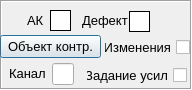
       <widget class="QFrame" name="frame_common">
        <property name="minimumSize">
         <size>
          <width>192</width>
          <height>90</height>
         </size>
        </property>
        <property name="maximumSize">
         <size>
          <width>192</width>
          <height>90</height>
         </size>
        </property>
        <property name="frameShape">
         <enum>QFrame::Box</enum>
        </property>
        <property name="frameShadow">
         <enum>QFrame::Sunken</enum>
        </property>
        <widget class="PushButtonSel" name="button_object_par">
         <property name="geometry">
          <rect>
           <x>0</x>
           <y>35</y>
           <width>101</width>
           <height>23</height>
          </rect>
         </property>
         <property name="font">
          <font>
           <pointsize>10</pointsize>
          </font>
         </property>
         <property name="text">
          <string>Объект контр.</string>
         </property>
         <property name="autoDefault">
          <bool>true</bool>
         </property>
         <property name="default">
          <bool>true</bool>
         </property>
        </widget>
        <widget class="QLabel" name="label_a_des">
         <property name="geometry">
          <rect>
           <x>27</x>
           <y>10</y>
           <width>21</width>
           <height>21</height>
          </rect>
         </property>
         <property name="font">
          <font>
           <pointsize>10</pointsize>
          </font>
         </property>
         <property name="text">
          <string>АК</string>
         </property>
        </widget>
        <widget class="CheckBoxSel" name="checkBox_chan_us_set">
         <property name="geometry">
          <rect>
           <x>86</x>
           <y>65</y>
           <width>101</width>
           <height>20</height>
          </rect>
         </property>
         <property name="font">
          <font>
           <pointsize>10</pointsize>
          </font>
         </property>
         <property name="layoutDirection">
          <enum>Qt::RightToLeft</enum>
         </property>
         <property name="text">
          <string>Задание усил</string>
         </property>
        </widget>
        <widget class="ParamLineEditSel" name="ed_chan">
         <property name="geometry">
          <rect>
           <x>52</x>
           <y>63</y>
           <width>22</width>
           <height>22</height>
          </rect>
         </property>
         <property name="font">
          <font>
           <pointsize>10</pointsize>
          </font>
         </property>
         <property name="alignment">
          <set>Qt::AlignCenter</set>
         </property>
        </widget>
        <widget class="QLabel" name="label_chan">
         <property name="geometry">
          <rect>
           <x>9</x>
           <y>63</y>
           <width>41</width>
           <height>20</height>
          </rect>
         </property>
         <property name="font">
          <font>
           <pointsize>10</pointsize>
          </font>
         </property>
         <property name="text">
          <string>Канал</string>
         </property>
        </widget>
        <widget class="QLabel" name="label_signal_defect">
         <property name="geometry">
          <rect>
           <x>129</x>
           <y>11</y>
           <width>21</width>
           <height>21</height>
          </rect>
         </property>
         <property name="font">
          <font>
           <pointsize>12</pointsize>
          </font>
         </property>
         <property name="styleSheet">
          <string notr="true">background-color: white</string>
         </property>
         <property name="frameShape">
          <enum>QFrame::Box</enum>
         </property>
         <property name="alignment">
          <set>Qt::AlignCenter</set>
         </property>
        </widget>
        <widget class="QLabel" name="label_signal_ak">
         <property name="geometry">
          <rect>
           <x>50</x>
           <y>10</y>
           <width>21</width>
           <height>21</height>
          </rect>
         </property>
         <property name="font">
          <font>
           <pointsize>12</pointsize>
          </font>
         </property>
         <property name="styleSheet">
          <string notr="true">background-color: white</string>
         </property>
         <property name="frameShape">
          <enum>QFrame::Box</enum>
         </property>
         <property name="alignment">
          <set>Qt::AlignCenter</set>
         </property>
        </widget>
        <widget class="QLabel" name="label_a_des_2">
         <property name="geometry">
          <rect>
           <x>82</x>
           <y>10</y>
           <width>51</width>
           <height>21</height>
          </rect>
         </property>
         <property name="font">
          <font>
           <pointsize>10</pointsize>
          </font>
         </property>
         <property name="text">
          <string>Дефект</string>
         </property>
        </widget>
        <widget class="CheckBoxSel" name="checkBox_param_pos_edit">
         <property name="geometry">
          <rect>
           <x>104</x>
           <y>37</y>
           <width>86</width>
           <height>20</height>
          </rect>
         </property>
         <property name="font">
          <font>
           <pointsize>10</pointsize>
          </font>
         </property>
         <property name="layoutDirection">
          <enum>Qt::RightToLeft</enum>
         </property>
         <property name="text">
          <string>Изменения</string>
         </property>
        </widget>
       </widget>
